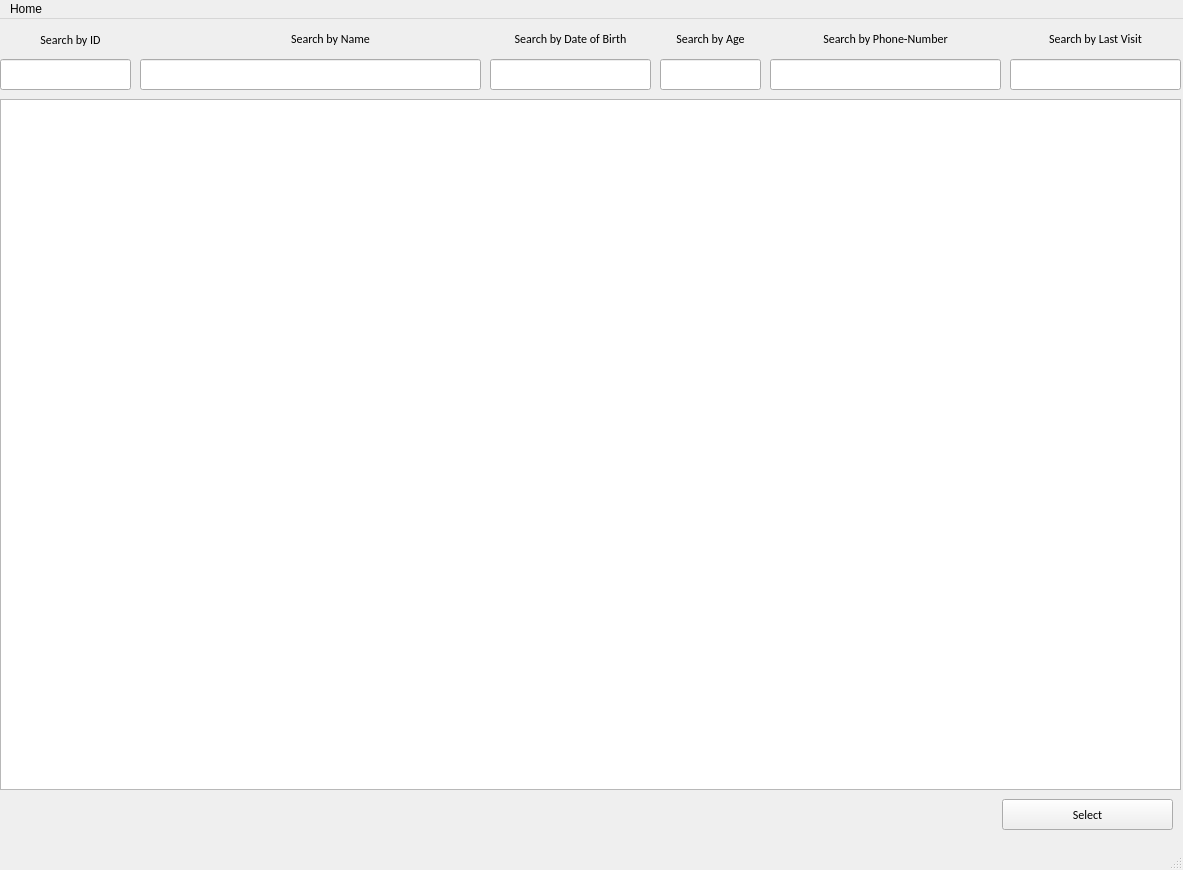
<?xml version="1.0" encoding="UTF-8"?>
<ui version="4.0">
 <class>patientSearch</class>
 <widget class="QMainWindow" name="patientSearch">
  <property name="geometry">
   <rect>
    <x>0</x>
    <y>0</y>
    <width>1183</width>
    <height>870</height>
   </rect>
  </property>
  <property name="windowTitle">
   <string>MainWindow</string>
  </property>
  <widget class="QWidget" name="centralwidget">
   <widget class="QTableWidget" name="tableWidget">
    <property name="geometry">
     <rect>
      <x>0</x>
      <y>80</y>
      <width>1181</width>
      <height>691</height>
     </rect>
    </property>
   </widget>
   <widget class="QLineEdit" name="searchID">
    <property name="geometry">
     <rect>
      <x>0</x>
      <y>40</y>
      <width>131</width>
      <height>31</height>
     </rect>
    </property>
    <property name="font">
     <font>
      <family>Calibri</family>
      <pointsize>9</pointsize>
     </font>
    </property>
    <property name="text">
     <string/>
    </property>
    <property name="alignment">
     <set>Qt::AlignCenter</set>
    </property>
   </widget>
   <widget class="QLineEdit" name="searchName">
    <property name="geometry">
     <rect>
      <x>140</x>
      <y>40</y>
      <width>341</width>
      <height>31</height>
     </rect>
    </property>
    <property name="font">
     <font>
      <family>Calibri</family>
      <pointsize>9</pointsize>
     </font>
    </property>
    <property name="text">
     <string/>
    </property>
    <property name="alignment">
     <set>Qt::AlignCenter</set>
    </property>
   </widget>
   <widget class="QLineEdit" name="searchAge">
    <property name="geometry">
     <rect>
      <x>660</x>
      <y>40</y>
      <width>101</width>
      <height>31</height>
     </rect>
    </property>
    <property name="font">
     <font>
      <family>Calibri</family>
      <pointsize>9</pointsize>
     </font>
    </property>
    <property name="text">
     <string/>
    </property>
    <property name="alignment">
     <set>Qt::AlignCenter</set>
    </property>
   </widget>
   <widget class="QLineEdit" name="searchDOB">
    <property name="geometry">
     <rect>
      <x>490</x>
      <y>40</y>
      <width>161</width>
      <height>31</height>
     </rect>
    </property>
    <property name="font">
     <font>
      <family>Calibri</family>
      <pointsize>9</pointsize>
     </font>
    </property>
    <property name="text">
     <string/>
    </property>
    <property name="alignment">
     <set>Qt::AlignCenter</set>
    </property>
   </widget>
   <widget class="QLineEdit" name="searchPhoneNumber">
    <property name="geometry">
     <rect>
      <x>770</x>
      <y>40</y>
      <width>231</width>
      <height>31</height>
     </rect>
    </property>
    <property name="font">
     <font>
      <family>Calibri</family>
      <pointsize>9</pointsize>
     </font>
    </property>
    <property name="text">
     <string/>
    </property>
    <property name="alignment">
     <set>Qt::AlignCenter</set>
    </property>
   </widget>
   <widget class="QPushButton" name="pushButton">
    <property name="geometry">
     <rect>
      <x>1002</x>
      <y>780</y>
      <width>171</width>
      <height>31</height>
     </rect>
    </property>
    <property name="font">
     <font>
      <family>Calibri</family>
      <pointsize>9</pointsize>
     </font>
    </property>
    <property name="text">
     <string>Select</string>
    </property>
   </widget>
   <widget class="QLineEdit" name="searchLastVisit">
    <property name="geometry">
     <rect>
      <x>1010</x>
      <y>40</y>
      <width>171</width>
      <height>31</height>
     </rect>
    </property>
    <property name="font">
     <font>
      <family>Calibri</family>
      <pointsize>9</pointsize>
     </font>
    </property>
    <property name="text">
     <string/>
    </property>
    <property name="alignment">
     <set>Qt::AlignCenter</set>
    </property>
   </widget>
   <widget class="QLabel" name="label">
    <property name="geometry">
     <rect>
      <x>10</x>
      <y>11</y>
      <width>121</width>
      <height>20</height>
     </rect>
    </property>
    <property name="font">
     <font>
      <family>Calibri</family>
      <pointsize>9</pointsize>
     </font>
    </property>
    <property name="text">
     <string>Search by ID</string>
    </property>
    <property name="alignment">
     <set>Qt::AlignCenter</set>
    </property>
   </widget>
   <widget class="QLabel" name="label_2">
    <property name="geometry">
     <rect>
      <x>240</x>
      <y>10</y>
      <width>181</width>
      <height>20</height>
     </rect>
    </property>
    <property name="font">
     <font>
      <family>Calibri</family>
      <pointsize>9</pointsize>
     </font>
    </property>
    <property name="text">
     <string>Search by Name</string>
    </property>
    <property name="alignment">
     <set>Qt::AlignCenter</set>
    </property>
   </widget>
   <widget class="QLabel" name="label_3">
    <property name="geometry">
     <rect>
      <x>480</x>
      <y>10</y>
      <width>181</width>
      <height>20</height>
     </rect>
    </property>
    <property name="font">
     <font>
      <family>Calibri</family>
      <pointsize>9</pointsize>
     </font>
    </property>
    <property name="text">
     <string>Search by Date of Birth</string>
    </property>
    <property name="alignment">
     <set>Qt::AlignCenter</set>
    </property>
   </widget>
   <widget class="QLabel" name="label_4">
    <property name="geometry">
     <rect>
      <x>660</x>
      <y>10</y>
      <width>101</width>
      <height>20</height>
     </rect>
    </property>
    <property name="font">
     <font>
      <family>Calibri</family>
      <pointsize>9</pointsize>
     </font>
    </property>
    <property name="text">
     <string>Search by Age</string>
    </property>
    <property name="alignment">
     <set>Qt::AlignCenter</set>
    </property>
   </widget>
   <widget class="QLabel" name="label_5">
    <property name="geometry">
     <rect>
      <x>770</x>
      <y>10</y>
      <width>231</width>
      <height>20</height>
     </rect>
    </property>
    <property name="font">
     <font>
      <family>Calibri</family>
      <pointsize>9</pointsize>
     </font>
    </property>
    <property name="text">
     <string>Search by Phone-Number</string>
    </property>
    <property name="alignment">
     <set>Qt::AlignCenter</set>
    </property>
   </widget>
   <widget class="QLabel" name="label_6">
    <property name="geometry">
     <rect>
      <x>1000</x>
      <y>10</y>
      <width>191</width>
      <height>20</height>
     </rect>
    </property>
    <property name="font">
     <font>
      <family>Calibri</family>
      <pointsize>9</pointsize>
     </font>
    </property>
    <property name="text">
     <string>Search by Last Visit</string>
    </property>
    <property name="alignment">
     <set>Qt::AlignCenter</set>
    </property>
   </widget>
  </widget>
  <widget class="QMenuBar" name="menubar">
   <property name="geometry">
    <rect>
     <x>0</x>
     <y>0</y>
     <width>1183</width>
     <height>26</height>
    </rect>
   </property>
   <widget class="QMenu" name="menuHome">
    <property name="title">
     <string>Home</string>
    </property>
   </widget>
   <addaction name="menuHome"/>
  </widget>
  <widget class="QStatusBar" name="statusbar"/>
 </widget>
 <resources/>
 <connections/>
</ui>
